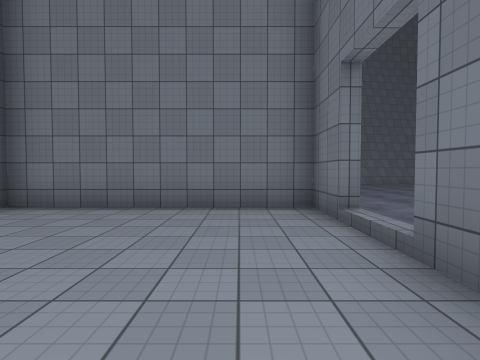
view 1 (above)

24 first-person views from a walk through a 3-D level made in the Unity game engine. The camera is 1.4 m above the floor, tilts 2° down and sees 80° across. The floor is counted in squares, 2 m on a side. Each view is taken from the middle of a square. On the plan, view 1 faces up. The plan holds only what a view shows up to about 10 squares ahead; the rest is blank. The place goes on beyond the plan. The player is left out. Surface patterns are stand-ins for the level's own textures.

view 2
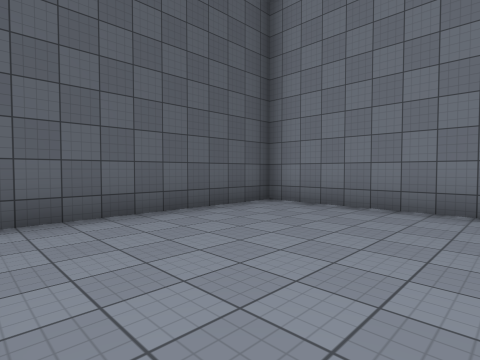

view 3
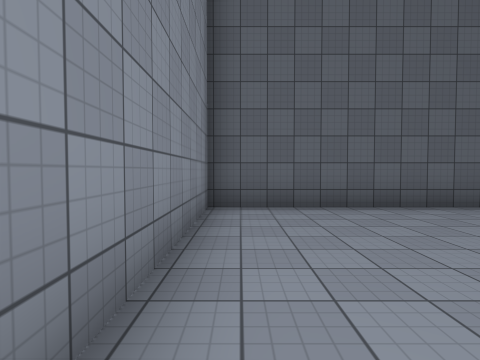

view 4
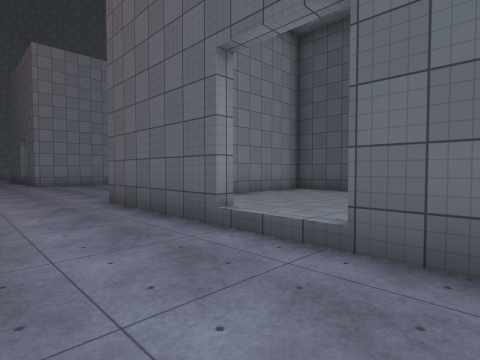

view 5
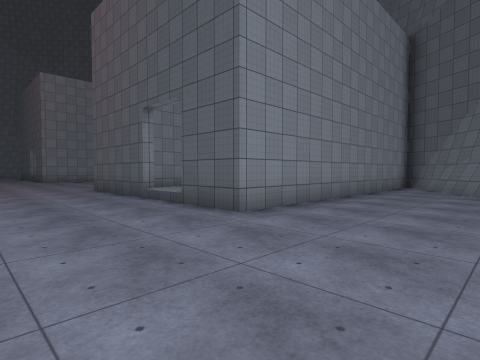

view 6
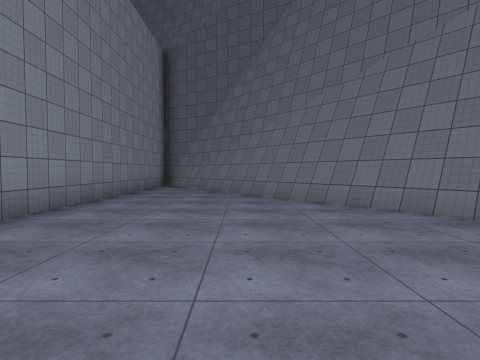

view 7
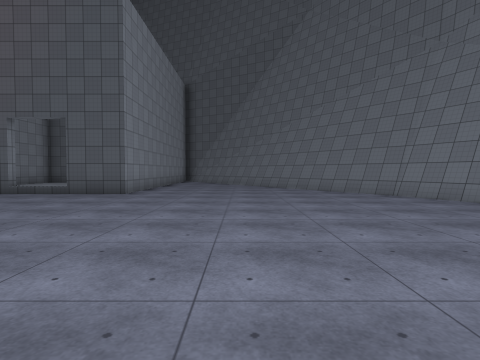

view 8
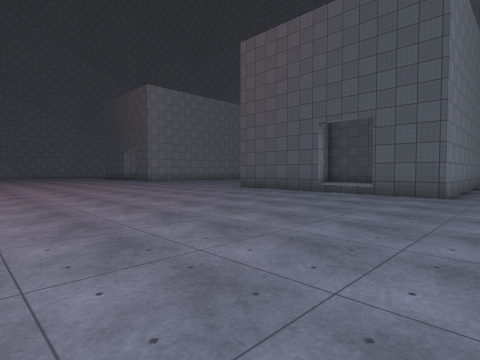

view 9
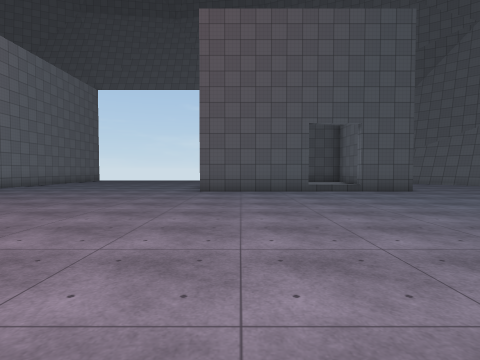

view 10
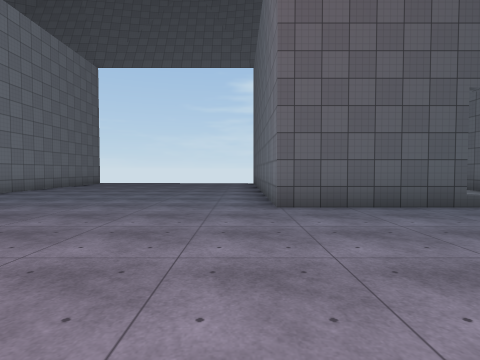

view 11
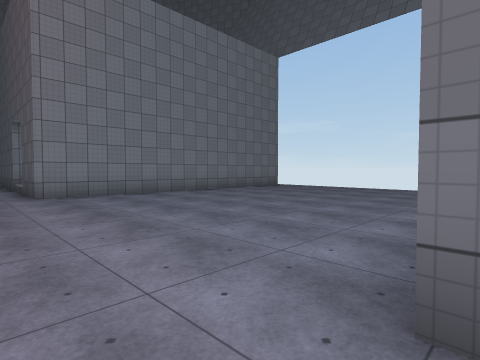

view 12
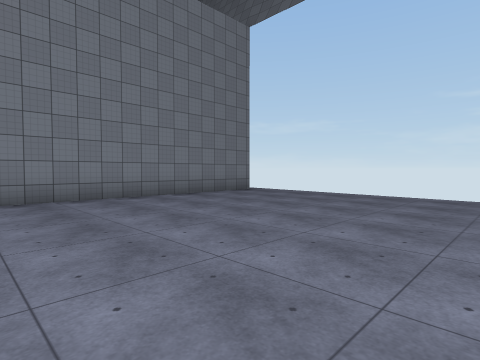

view 13
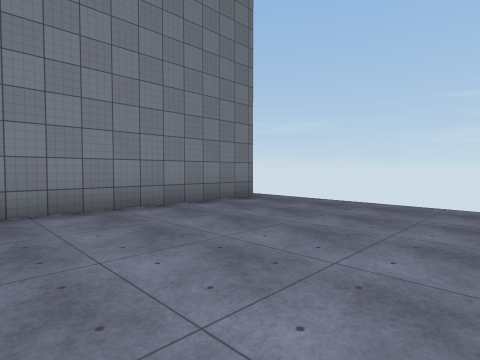

view 14
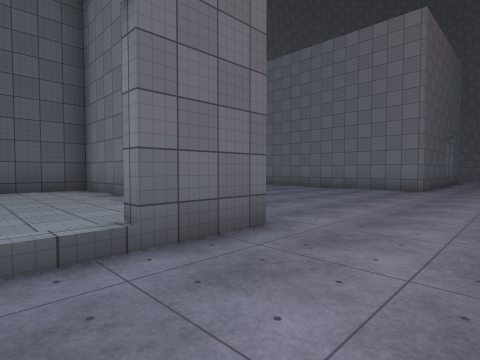

view 15
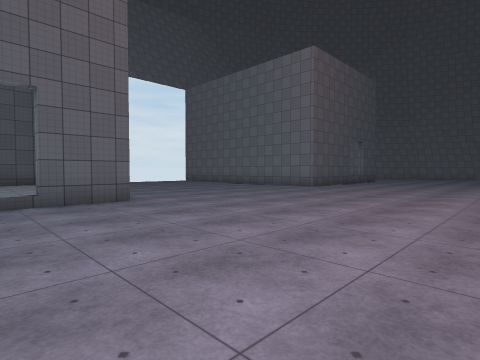

view 16
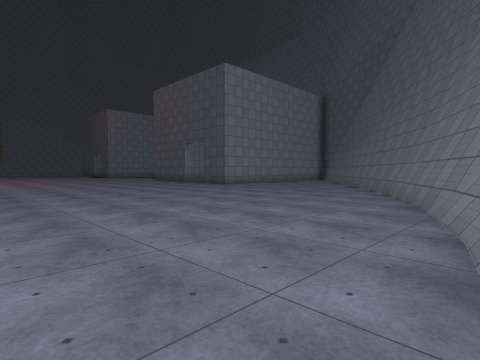

view 17
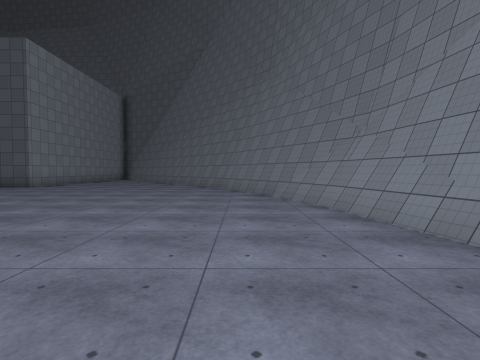

view 18
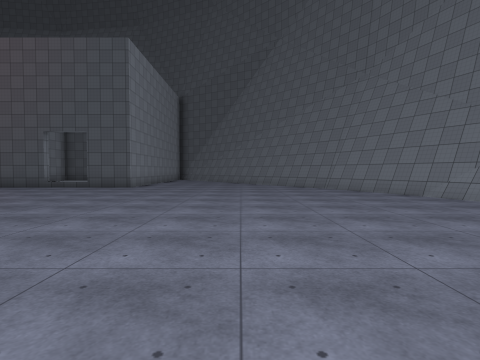

view 19
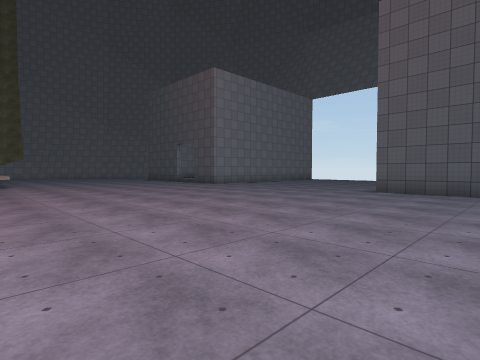

view 20
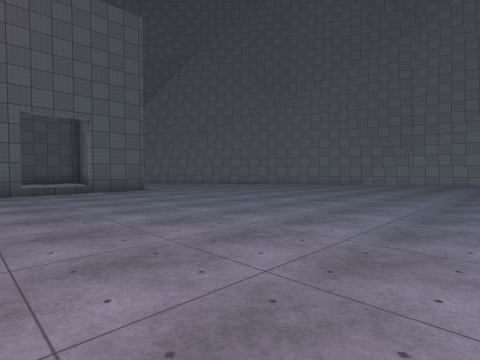

view 21
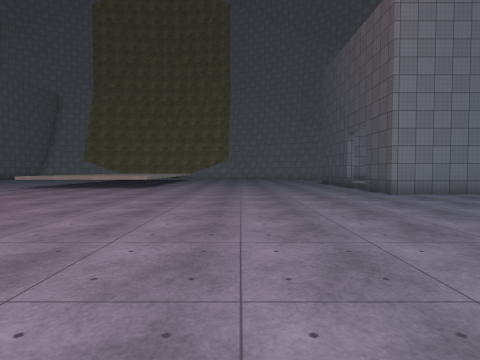

view 22
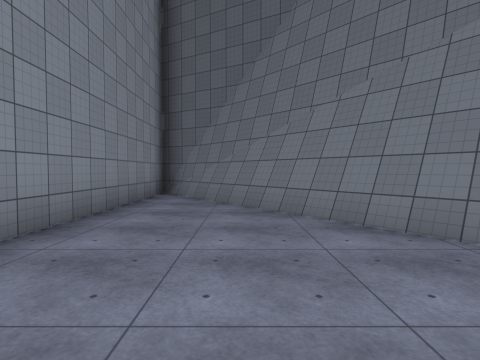

view 23
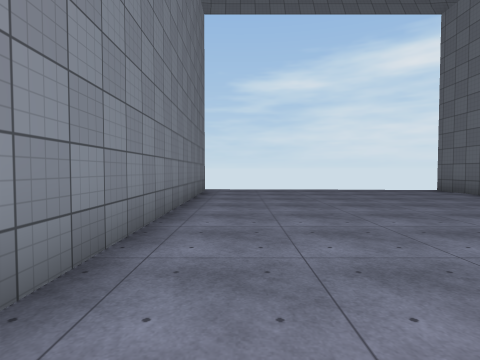

view 24
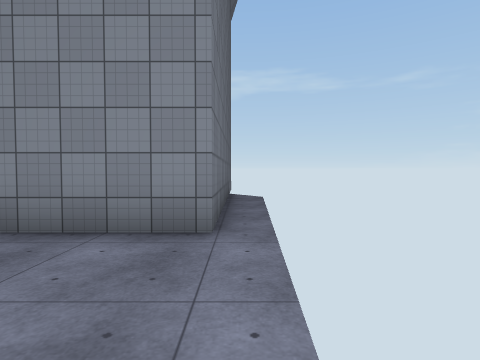

### Floor plan
Key: @ floor where view 1 was taken; # wall or solid block; . main floor; : floor 0.25 m higher than the main floor.
Columns run from 8 left of view 1 to 14 right of it. Each row starts with its distance up from view 1.
 16               ####..
 15            ####......
 14           ##..........
 13         ###..........
 12        ##...........
 11       ##.............
 10     ###...............
  9    ##................
  8   ##................
  7 ###................
  6 #...................
  5 ###########.........
  4    #......#.........
  3    #................
  2    #......#.........
  1    #......#.........
  0    #....@.#.........
 -1 ###########.........
 -2  ...................
 -3 ....................
 -4 ...................
 -5 ...................
 -6 ...................
 -7 ....................
 -8 .....................
 -9 ....######............
-10 .####::::#.............
-11 .###::::::.............
-12 .#     :::.......

Where each view was taken, in squares from view 1:
view 1: 0 up, 0 right, facing up
view 2: 0 up, 0 right, facing up-left
view 3: 0 up, 1 right, facing left
view 4: 5 up, 4 right, facing down-left
view 5: 9 up, 5 right, facing down-left
view 6: 9 up, 5 right, facing left
view 7: 9 up, 10 right, facing left
view 8: 7 up, 10 right, facing down-left
view 9: 0 up, 11 right, facing left
view 10: 2 down, 7 right, facing left
view 11: 1 down, 3 right, facing down-left
view 12: 2 down, 0 right, facing down-left
view 13: 4 down, 2 left, facing down-left
view 14: 12 down, 4 right, facing up-left
view 15: 12 down, 8 right, facing up-left
view 16: 16 up, 11 right, facing down-left
view 17: 14 up, 13 right, facing left
view 18: 10 up, 13 right, facing left
view 19: 2 up, 11 right, facing down-left
view 20: 1 up, 11 right, facing up-left
view 21: 1 down, 6 right, facing down
view 22: 8 up, 1 right, facing left
view 23: 8 down, 2 right, facing left
view 24: 6 down, 8 left, facing down
